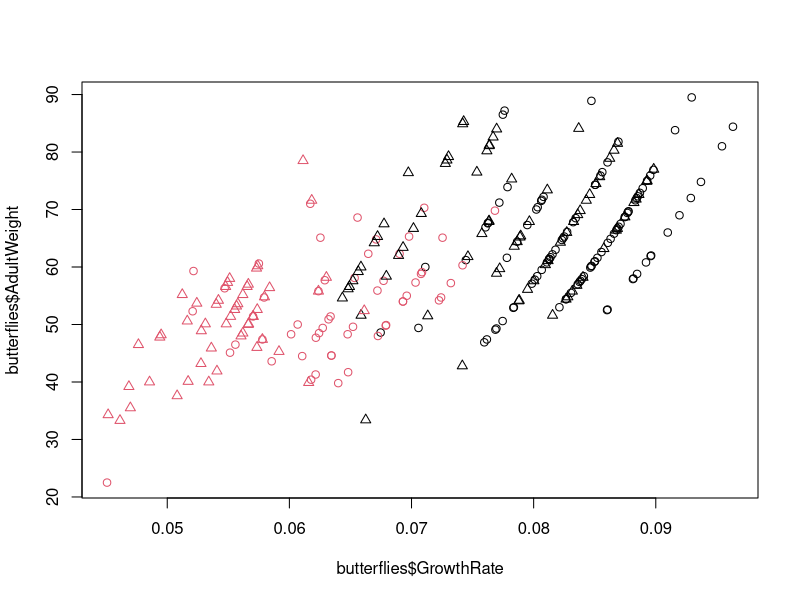
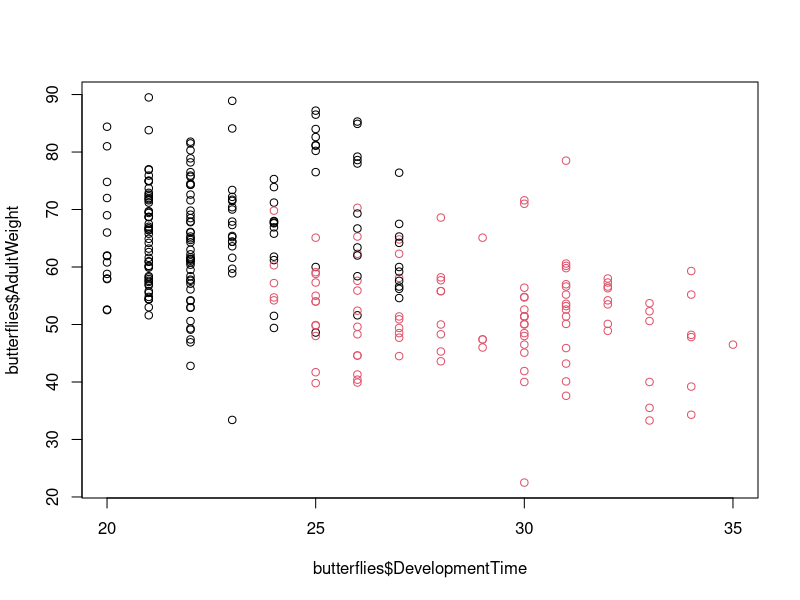
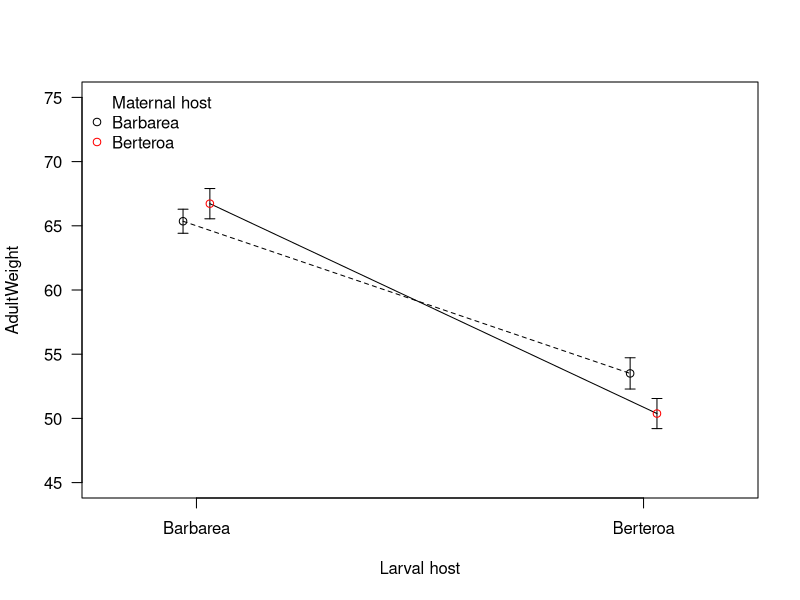
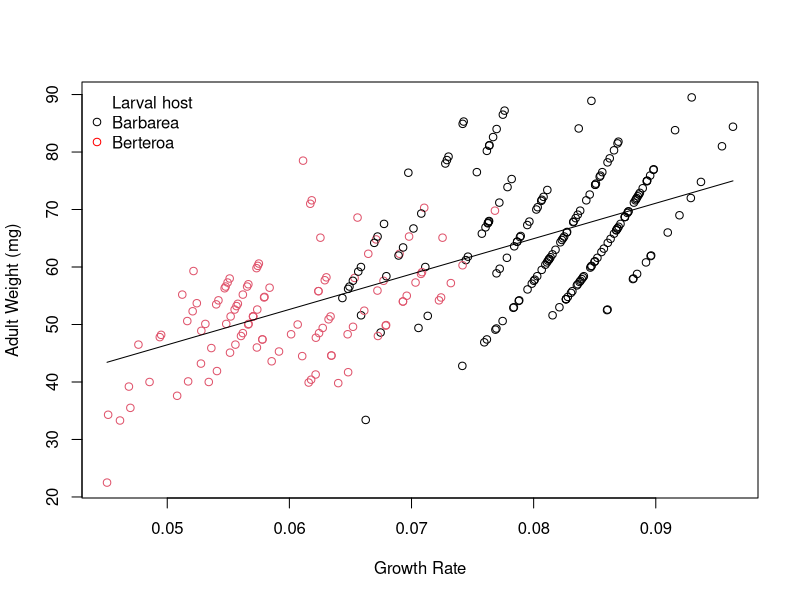

These charts were generated, in order, by the following R code: (Note: this script raises an error after producing the figures.)
#!/usr/bin/env Rscript

library(glmmTMB)

# Remove global variables in the envionment
rm(list = ls())

# Imoprt Butterfly data
butterflies <- read.csv('./Data/butterflies.csv',
                        header = T,
                        as.is = 1)

# Plot data
plot(butterflies$GrowthRate, butterflies$AdultWeight, 
     col = as.numeric(butterflies$LarvalHost), 
     pch = as.numeric(butterflies$MaternalHost))

plot(butterflies$DevelopmentTime, butterflies$AdultWeight, 
     col = as.numeric(butterflies$LarvalHost))



##### Adult weigth ####
# Perform an anova
# Linear model to be used in the anova
m <- lm(AdultWeight~LarvalHost*MaternalHost, data = butterflies)

# Perform the anova
anova(m)
summary(m)


# Illustrating that the maternal host plant do not significantlly affect the adult weight
# And illustrating that the larval host plant greatly affects the adult weight
dat <- butterflies

# Separate the names based on larval or mother host plant
dat$MaternalHost = paste0(dat$MaternalHost, "M")
dat$LarvalHost = paste0(dat$LarvalHost, "L")

# Get means for adult weight for differnt combinations of host plants
means = tapply(dat$AdultWeight, list(dat$MaternalHost, dat$LarvalHost), mean)

# Get sum of squared errors
ses = tapply(dat$AdultWeight,
             list(dat$MaternalHost, dat$LarvalHost),
             function(x) sd(x)/sqrt(sum(!is.na(x))))

# Plot adult weight over larval host plant
# Empty plot
plot(c(0.97, 1.03), means[,1], ylim=c(45, 75), xlim=c(0.8, 2.2),
     xlab="Larval host",
     ylab="AdultWeight",
     xaxt="n", las=1, pch=c(21,16), col="white")

# Add x-axis lables
axis(1, 1:2, labels=c("Barbarea", "Berteroa"))

# Add error bars for Barbarea as larval host
arrows(c(0.97,1.03), means[,1]-ses[,1], c(0.97,1.03),
       means[,1]+ses[,1], length=0.05, angle=90, code=3)

# Add error bars for Berteroa as larval host
arrows(c(1.97,2.03), means[,2]-ses[,2], c(1.97,2.03),
       means[,2]+ses[,2], length=0.05, angle=90, code=3)

# Add line between goups with same maternal host plant
segments(0.97, means[1,1], 1.97, means[1,2], lty=2)
segments(1.03, means[2,1], 2.03, means[2,2])

# Add points representing the groups means
points(c(0.97, 1.03), means[,1], pch=c(1,1), col = c('black', 'red'))
points(c(1.97, 2.03), means[,2], pch=c(1, 1), col = c('black', 'red'))

# Add description of colors in the plot
legend("topleft", c("Maternal host", "Barbarea", "Berteroa"),
       bty="n", pch=c(NA,1,1), col = c('red', 'black'))


##### Random mixed model. Random variable = Larval Host ####
# Plot adult weight against growth rate
plot(butterflies$GrowthRate, butterflies$AdultWeight,
     col = as.numeric(butterflies$LarvalHost),
     ylab = 'Adult Weight (mg)',
     xlab = 'Growth Rate')

# Add description of colors (larval host)
legend("topleft", c("Larval host", "Barbarea", "Berteroa"),
       bty="n", pch=c(NA,1,1), col = c('red', 'black'))

# Fit model of growth rate as a predictor of adult weight
m2 <- lm(AdultWeight~GrowthRate, data = butterflies)

# Define new x values in the span of the data
xx <- seq(min(butterflies$GrowthRate), max(butterflies$GrowthRate), length.out = 1000)

# Predict new values based on the new x values
y_hat <- predict(m2, newdata = list(GrowthRate=xx), se.fit = T, type = 'response')

# Fit line to plotted data
lines(xx, y_hat$fit)


##### Linear mixed model ####
m <- glmmTMB(AdultWeight~1 + (1|MotherID), data = butterflies)
summary(m)

VarAmongGroups = attr(VarCorr(m)$cond$MotherID, "stddev")^2
VarWithinGroups = attr(VarCorr(m)$cond, "sc")^2
df = data.frame(vari = 'Adult Weight (mg)',
                Mean = round(mean(butterflies$AdultWeight),2), 
                SD = round(sd(butterflies$AdultWeight), 2),
                Among = round(VarAmongGroups/(VarAmongGroups+VarWithinGroups)*100, 2),
                Within = round(VarWithinGroups/(VarAmongGroups+VarWithinGroups)*100, 2))
df = apply(df, 2, round, 2)
df
names(df) <- c('variable', 'Mean','SD', 'Among (%)', 'Within (%)')
rownames(df) <- NULL
